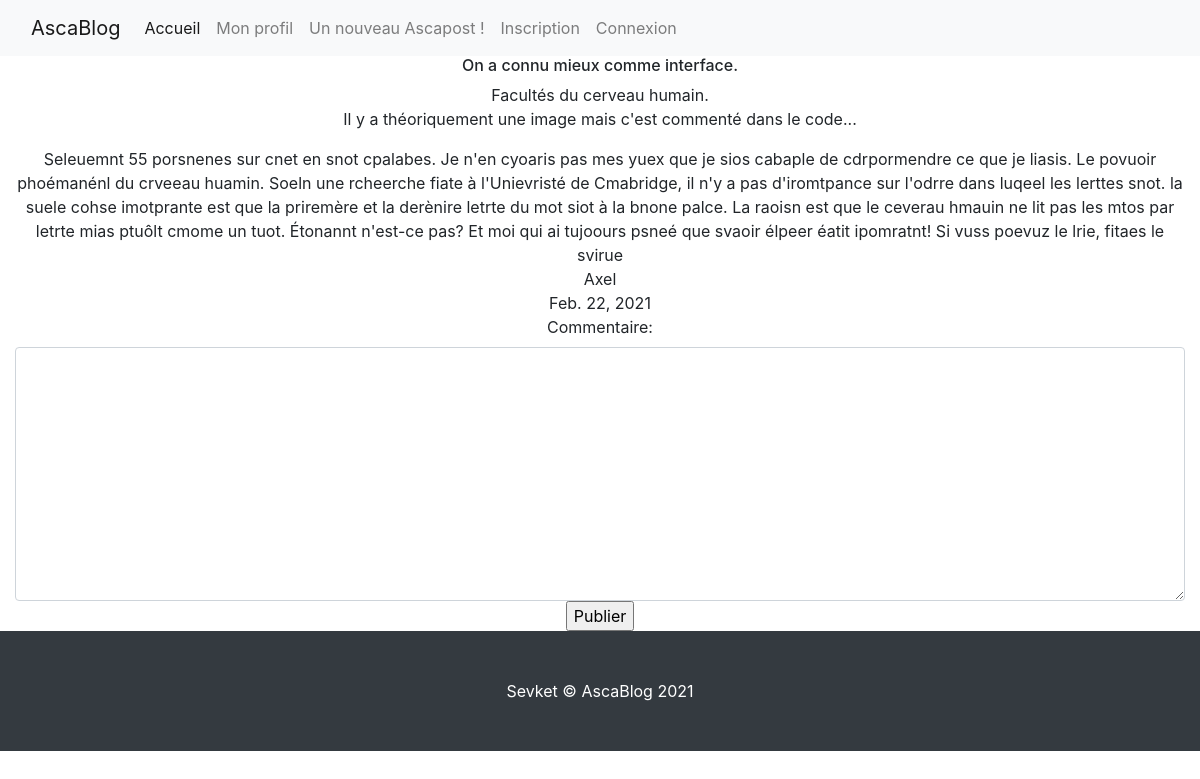
The app's page /monActivite/article/22/ with its own data.
### monActivite/models.py (models this page shows, shortened)
class Ascapost(models.Model):
    titre = models.TextField(default='AscaTitre', max_length=400)
    image = models.ImageField(upload_to = 'imageBDPost/', default = 'imageBDPost/imagevide.png')
    description_courte = models.TextField(default='AscaDescription_courte', max_length=280 ) #Sera afficher lorsqu'un Ascanien a une vue globale sur tous les articles
    description_longue = models.TextField(default='AscaDescription_longue') #Sera afficher lorsqu'un Ascanien a une vue d'un article en détail
    auteur =  models.ForeignKey(User, on_delete=models.CASCADE, null=True)
    date = models.DateField(auto_now=True)

### monActivite/views.py (the view)
# urls.py: path('article/<int:id>/', views.article_page, name='article_ind'),
def article_page(request, id):
    try:
        form = forms.NewCommentaire() # Formulaire vide d'un commentaire
        mon_article = Ascapost.objects.get(id=id) # Article cible
        if request.method == 'POST':
            form = forms.NewCommentaire(request.POST) # Formulaire rempli par l'ascanien
            if form.is_valid():
                form = form.save(commit=False) # On commit sans envoyé dans la BD
                if request.user.is_authenticated: # Si connecté
                    form.ascanien = request.user # Remplissage des cases manquantes
                else:
                    try: # Tentative de récuperation d'un compte anonyme
                        user = User.objects.get(username='Ascanien Anonyme')
                        form.ascanien = user
                    except Exception as e: # Si il n'y a pas de compte anonyme alors on le crée
                        user = User.objects.create_user(username='Ascanien Anonyme',
                                     email='aaa@aaa.com',
                                     password='')
                        form.ascanien = user
                form.article_cible = mon_article
                form.save() # Ajout dans la BD
                return redirect('/')
        else:
            commentaires = Commentary.objects.filter(article_cible=mon_article.id).values() # On recupere les commentaires du post cible
            data = {'form': form, 'article': mon_article,'commentaires':commentaires}
        return render(request,'monActivite/article_ind.html',data)
    except Exception as e:
        print(e)
        data = {'message': 'l\'article n\'existe pas','form': form, 'article': mon_article}
        return render(request,'monActivite/article_ind.html', data)

### monActivite/forms.py
class NewCommentaire(forms.ModelForm):
    class Meta:
        model = models.Commentary
        fields = ['commentaire']
        exclude = ['ascanien','article_cible']
    def __init__(self, *args, **kwargs):
        super(NewCommentaire, self).__init__(*args, **kwargs)
        for visible in self.visible_fields():
            visible.field.widget.attrs['class'] = 'form-control'

### monActivite/templates/monActivite/article_ind.html (shortened to what this page needs)
{% extends 'accueil/sqlt.html' %}
{% block body %}
<div class="container-fluid">
  <div class="text-center">
    <div class="text-center">
      <form class="site-form" action="/monActivite/article/{{article.id}}/" method="POST">
        <h6>On a connu mieux comme interface.</h6>
        {{ article.titre }}<br>
        <p>Il y a théoriquement une image mais c'est commenté dans le code...</p>
        {{ article.description_longue }}<br>
        {{ article.auteur }}<br>
        {{ article.date }}<br>
        {{ form }}
        <input type="submit" value="Publier">
      </form>
    </div>
  </div>
</div>
{% endblock %}

### records on screen
Ascapost: titre "Facultés du cerveau humain.", description_longue "Seleuemnt 55 porsnenes sur cnet en snot cpalabes. Je n'en cyoaris pas mes yuex que je sios cabaple de cdrpormendre ce que je liasis. Le povuoir phoémanénl du crveeau huamin. Soeln une rcheerche fiate à l'Unievristé de Cmabridge, il n'y a pas d'iromtpance sur l'odrre dans luqeel les lerttes snot. la suele cohse imotprante est que la priremère et la derènire letrte du mot siot à la bnone palce. La raoisn est que le ceverau hmauin ne lit pas les mtos par letrte mias ptuôlt cmome un tuot. Étonannt n'est-ce pas? Et moi qui ai tujoours psneé que svaoir élpeer éatit ipomratnt! Si vuss poevuz le lrie, fitaes le svirue", auteur "Axel", date "Feb. 22, 2021"
